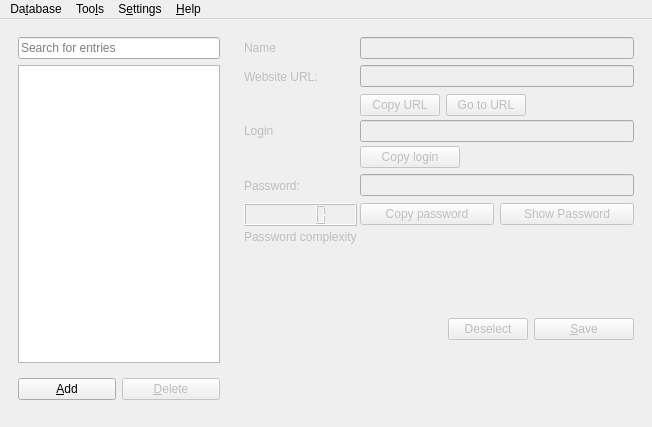
<?xml version="1.0" encoding="UTF-8"?>
<ui version="4.0">
 <class>MainWindow</class>
 <widget class="QMainWindow" name="MainWindow">
  <property name="geometry">
   <rect>
    <x>0</x>
    <y>0</y>
    <width>652</width>
    <height>427</height>
   </rect>
  </property>
  <property name="windowTitle">
   <string>PassKeeper</string>
  </property>
  <widget class="QWidget" name="centralwidget">
   <layout class="QHBoxLayout" name="horizontalLayout_4">
    <item>
     <widget class="QWidget" name="widget_4" native="true">
      <property name="maximumSize">
       <size>
        <width>220</width>
        <height>16777215</height>
       </size>
      </property>
      <layout class="QVBoxLayout" name="verticalLayout">
       <item>
        <widget class="QLineEdit" name="searchEdit">
         <property name="whatsThis">
          <string/>
         </property>
         <property name="inputMask">
          <string notr="true"/>
         </property>
         <property name="maxLength">
          <number>100</number>
         </property>
         <property name="placeholderText">
          <string>Search for entries</string>
         </property>
        </widget>
       </item>
       <item>
        <widget class="QListView" name="listView">
         <property name="minimumSize">
          <size>
           <width>0</width>
           <height>0</height>
          </size>
         </property>
         <property name="maximumSize">
          <size>
           <width>16777215</width>
           <height>16777215</height>
          </size>
         </property>
         <property name="contextMenuPolicy">
          <enum>Qt::ActionsContextMenu</enum>
         </property>
         <property name="editTriggers">
          <set>QAbstractItemView::NoEditTriggers</set>
         </property>
         <property name="selectionMode">
          <enum>QAbstractItemView::SingleSelection</enum>
         </property>
         <property name="selectionBehavior">
          <enum>QAbstractItemView::SelectItems</enum>
         </property>
         <property name="selectionRectVisible">
          <bool>false</bool>
         </property>
        </widget>
       </item>
       <item>
        <widget class="QWidget" name="widget_3" native="true">
         <layout class="QHBoxLayout" name="horizontalLayout">
          <property name="leftMargin">
           <number>0</number>
          </property>
          <property name="topMargin">
           <number>9</number>
          </property>
          <property name="rightMargin">
           <number>0</number>
          </property>
          <property name="bottomMargin">
           <number>9</number>
          </property>
          <item>
           <widget class="QPushButton" name="addButton">
            <property name="toolTip">
             <string>Add new entry</string>
            </property>
            <property name="text">
             <string>&amp;Add</string>
            </property>
           </widget>
          </item>
          <item>
           <widget class="QPushButton" name="deleteButton">
            <property name="enabled">
             <bool>false</bool>
            </property>
            <property name="toolTip">
             <string>Delete selected entry</string>
            </property>
            <property name="text">
             <string>&amp;Delete</string>
            </property>
           </widget>
          </item>
         </layout>
        </widget>
       </item>
      </layout>
     </widget>
    </item>
    <item>
     <widget class="QWidget" name="itemWidget" native="true">
      <property name="enabled">
       <bool>false</bool>
      </property>
      <layout class="QVBoxLayout" name="verticalLayout_2">
       <item>
        <layout class="QGridLayout" name="gridLayout" columnstretch="0,0">
         <property name="sizeConstraint">
          <enum>QLayout::SetDefaultConstraint</enum>
         </property>
         <property name="horizontalSpacing">
          <number>3</number>
         </property>
         <property name="verticalSpacing">
          <number>4</number>
         </property>
         <item row="6" column="0">
          <widget class="QLCDNumber" name="PassDiff"/>
         </item>
         <item row="1" column="1">
          <widget class="QLineEdit" name="urlEdit">
           <property name="maxLength">
            <number>100</number>
           </property>
          </widget>
         </item>
         <item row="5" column="0">
          <widget class="QLabel" name="label_4">
           <property name="sizePolicy">
            <sizepolicy hsizetype="Fixed" vsizetype="Preferred">
             <horstretch>0</horstretch>
             <verstretch>0</verstretch>
            </sizepolicy>
           </property>
           <property name="minimumSize">
            <size>
             <width>108</width>
             <height>27</height>
            </size>
           </property>
           <property name="text">
            <string>Password:</string>
           </property>
           <property name="buddy">
            <cstring>passwordEdit</cstring>
           </property>
          </widget>
         </item>
         <item row="1" column="0">
          <widget class="QLabel" name="label_2">
           <property name="sizePolicy">
            <sizepolicy hsizetype="Fixed" vsizetype="Preferred">
             <horstretch>0</horstretch>
             <verstretch>0</verstretch>
            </sizepolicy>
           </property>
           <property name="minimumSize">
            <size>
             <width>108</width>
             <height>27</height>
            </size>
           </property>
           <property name="text">
            <string>Website URL:</string>
           </property>
           <property name="buddy">
            <cstring>urlEdit</cstring>
           </property>
          </widget>
         </item>
         <item row="5" column="1">
          <widget class="QLineEdit" name="passwordEdit">
           <property name="maxLength">
            <number>50</number>
           </property>
           <property name="echoMode">
            <enum>QLineEdit::Password</enum>
           </property>
          </widget>
         </item>
         <item row="3" column="1">
          <widget class="QLineEdit" name="loginEdit">
           <property name="maxLength">
            <number>50</number>
           </property>
          </widget>
         </item>
         <item row="4" column="1">
          <layout class="QHBoxLayout" name="horizontalLayout_5">
           <item>
            <widget class="QPushButton" name="copyLoginButton">
             <property name="minimumSize">
              <size>
               <width>100</width>
               <height>0</height>
              </size>
             </property>
             <property name="toolTip">
              <string>Copy user name to clipboard</string>
             </property>
             <property name="text">
              <string>Copy login</string>
             </property>
            </widget>
           </item>
           <item>
            <spacer name="horizontalSpacer_3">
             <property name="orientation">
              <enum>Qt::Horizontal</enum>
             </property>
             <property name="sizeHint" stdset="0">
              <size>
               <width>40</width>
               <height>20</height>
              </size>
             </property>
            </spacer>
           </item>
          </layout>
         </item>
         <item row="6" column="1">
          <layout class="QHBoxLayout" name="horizontalLayout_6">
           <property name="spacing">
            <number>6</number>
           </property>
           <item>
            <widget class="QPushButton" name="copyPasswordButton">
             <property name="minimumSize">
              <size>
               <width>127</width>
               <height>0</height>
              </size>
             </property>
             <property name="toolTip">
              <string>Copy password to clipboard</string>
             </property>
             <property name="text">
              <string>Copy password</string>
             </property>
            </widget>
           </item>
           <item>
            <widget class="QPushButton" name="showPasswordButton">
             <property name="minimumSize">
              <size>
               <width>126</width>
               <height>0</height>
              </size>
             </property>
             <property name="text">
              <string>Show Password</string>
             </property>
             <property name="checkable">
              <bool>true</bool>
             </property>
             <property name="checked">
              <bool>false</bool>
             </property>
            </widget>
           </item>
          </layout>
         </item>
         <item row="0" column="1">
          <widget class="QLineEdit" name="nameEdit"/>
         </item>
         <item row="3" column="0">
          <widget class="QLabel" name="label_3">
           <property name="text">
            <string>Login</string>
           </property>
          </widget>
         </item>
         <item row="0" column="0">
          <widget class="QLabel" name="label">
           <property name="text">
            <string>Name</string>
           </property>
          </widget>
         </item>
         <item row="2" column="1">
          <layout class="QHBoxLayout" name="horizontalLayout_2">
           <property name="spacing">
            <number>6</number>
           </property>
           <item>
            <widget class="QPushButton" name="copyURLButton">
             <property name="toolTip">
              <string>Copy URL to clipboard</string>
             </property>
             <property name="text">
              <string>Copy URL</string>
             </property>
            </widget>
           </item>
           <item>
            <widget class="QPushButton" name="goToURLButton">
             <property name="toolTip">
              <string>Open URL in default browser</string>
             </property>
             <property name="text">
              <string>Go to URL</string>
             </property>
            </widget>
           </item>
           <item>
            <spacer name="horizontalSpacer_2">
             <property name="orientation">
              <enum>Qt::Horizontal</enum>
             </property>
             <property name="sizeHint" stdset="0">
              <size>
               <width>40</width>
               <height>20</height>
              </size>
             </property>
            </spacer>
           </item>
          </layout>
         </item>
         <item row="7" column="0">
          <widget class="QLabel" name="label_5">
           <property name="text">
            <string>Password complexity</string>
           </property>
          </widget>
         </item>
        </layout>
       </item>
       <item>
        <widget class="QWidget" name="widget_5" native="true">
         <layout class="QHBoxLayout" name="horizontalLayout_3">
          <property name="rightMargin">
           <number>0</number>
          </property>
          <item>
           <spacer name="horizontalSpacer">
            <property name="orientation">
             <enum>Qt::Horizontal</enum>
            </property>
            <property name="sizeHint" stdset="0">
             <size>
              <width>40</width>
              <height>20</height>
             </size>
            </property>
           </spacer>
          </item>
          <item>
           <widget class="QPushButton" name="deselectButton">
            <property name="text">
             <string>Deselect</string>
            </property>
           </widget>
          </item>
          <item>
           <widget class="QPushButton" name="saveButton">
            <property name="enabled">
             <bool>false</bool>
            </property>
            <property name="minimumSize">
             <size>
              <width>100</width>
              <height>0</height>
             </size>
            </property>
            <property name="toolTip">
             <string>Save current entry</string>
            </property>
            <property name="text">
             <string>&amp;Save</string>
            </property>
           </widget>
          </item>
         </layout>
        </widget>
       </item>
      </layout>
     </widget>
    </item>
   </layout>
  </widget>
  <widget class="QMenuBar" name="menubar">
   <property name="geometry">
    <rect>
     <x>0</x>
     <y>0</y>
     <width>652</width>
     <height>25</height>
    </rect>
   </property>
   <widget class="QMenu" name="menuHelp">
    <property name="title">
     <string>&amp;Help</string>
    </property>
    <addaction name="separator"/>
    <addaction name="separator"/>
    <addaction name="actionAbout"/>
   </widget>
   <widget class="QMenu" name="menuFile">
    <property name="title">
     <string>Da&amp;tabase</string>
    </property>
    <addaction name="actionChangePassword"/>
    <addaction name="actionExportDatabase"/>
    <addaction name="actionImportDatabase"/>
    <addaction name="separator"/>
    <addaction name="actionQuit"/>
   </widget>
   <widget class="QMenu" name="menuSettings">
    <property name="title">
     <string>S&amp;ettings</string>
    </property>
    <addaction name="actionPreferences"/>
   </widget>
   <widget class="QMenu" name="menuTools">
    <property name="title">
     <string>Too&amp;ls</string>
    </property>
    <widget class="QMenu" name="menuSort_Entries">
     <property name="title">
      <string>S&amp;ort entries</string>
     </property>
     <addaction name="actionSortAscending"/>
     <addaction name="actionSortDescending"/>
    </widget>
    <addaction name="actionGeneratePassword"/>
    <addaction name="actionShowNumberedCharacters"/>
    <addaction name="menuSort_Entries"/>
   </widget>
   <addaction name="menuFile"/>
   <addaction name="menuTools"/>
   <addaction name="menuSettings"/>
   <addaction name="menuHelp"/>
  </widget>
  <action name="actionAbout">
   <property name="text">
    <string>About PassKeeper</string>
   </property>
  </action>
  <action name="actionChangePassword">
   <property name="text">
    <string>&amp;Change password</string>
   </property>
  </action>
  <action name="actionExportDatabase">
   <property name="text">
    <string>&amp;Export database</string>
   </property>
  </action>
  <action name="actionImportDatabase">
   <property name="text">
    <string>&amp;Import database</string>
   </property>
  </action>
  <action name="actionQuit">
   <property name="text">
    <string>&amp;Quit</string>
   </property>
  </action>
  <action name="actionPreferences">
   <property name="text">
    <string>Preferences</string>
   </property>
  </action>
  <action name="actionGeneratePassword">
   <property name="text">
    <string>&amp;Generate password</string>
   </property>
  </action>
  <action name="actionShowNumberedCharacters">
   <property name="enabled">
    <bool>false</bool>
   </property>
   <property name="text">
    <string>&amp;Show numbered characters</string>
   </property>
   <property name="toolTip">
    <string>Show password with numbered characters</string>
   </property>
   <property name="statusTip">
    <string>Show password with numbered characters</string>
   </property>
  </action>
  <action name="actionSortAscending">
   <property name="text">
    <string>Ascending order</string>
   </property>
  </action>
  <action name="actionSortDescending">
   <property name="text">
    <string>Descending order</string>
   </property>
  </action>
 </widget>
 <tabstops>
  <tabstop>listView</tabstop>
  <tabstop>addButton</tabstop>
  <tabstop>deleteButton</tabstop>
  <tabstop>searchEdit</tabstop>
  <tabstop>saveButton</tabstop>
  <tabstop>deselectButton</tabstop>
  <tabstop>urlEdit</tabstop>
  <tabstop>loginEdit</tabstop>
  <tabstop>passwordEdit</tabstop>
  <tabstop>copyURLButton</tabstop>
  <tabstop>goToURLButton</tabstop>
  <tabstop>copyLoginButton</tabstop>
  <tabstop>copyPasswordButton</tabstop>
  <tabstop>showPasswordButton</tabstop>
 </tabstops>
 <resources/>
 <connections>
  <connection>
   <sender>copyURLButton</sender>
   <signal>clicked()</signal>
   <receiver>MainWindow</receiver>
   <slot>copyURL()</slot>
   <hints>
    <hint type="sourcelabel">
     <x>381</x>
     <y>123</y>
    </hint>
    <hint type="destinationlabel">
     <x>325</x>
     <y>213</y>
    </hint>
   </hints>
  </connection>
  <connection>
   <sender>addButton</sender>
   <signal>clicked()</signal>
   <receiver>MainWindow</receiver>
   <slot>addnew()</slot>
   <hints>
    <hint type="sourcelabel">
     <x>64</x>
     <y>383</y>
    </hint>
    <hint type="destinationlabel">
     <x>325</x>
     <y>213</y>
    </hint>
   </hints>
  </connection>
  <connection>
   <sender>nameEdit</sender>
   <signal>textEdited(QString)</signal>
   <receiver>MainWindow</receiver>
   <slot>enableSaveButton()</slot>
   <hints>
    <hint type="sourcelabel">
     <x>484</x>
     <y>59</y>
    </hint>
    <hint type="destinationlabel">
     <x>325</x>
     <y>213</y>
    </hint>
   </hints>
  </connection>
  <connection>
   <sender>urlEdit</sender>
   <signal>textEdited(QString)</signal>
   <receiver>MainWindow</receiver>
   <slot>enableSaveButton()</slot>
   <hints>
    <hint type="sourcelabel">
     <x>484</x>
     <y>88</y>
    </hint>
    <hint type="destinationlabel">
     <x>325</x>
     <y>213</y>
    </hint>
   </hints>
  </connection>
  <connection>
   <sender>loginEdit</sender>
   <signal>textEdited(QString)</signal>
   <receiver>MainWindow</receiver>
   <slot>enableSaveButton()</slot>
   <hints>
    <hint type="sourcelabel">
     <x>484</x>
     <y>149</y>
    </hint>
    <hint type="destinationlabel">
     <x>325</x>
     <y>213</y>
    </hint>
   </hints>
  </connection>
  <connection>
   <sender>passwordEdit</sender>
   <signal>textEdited(QString)</signal>
   <receiver>MainWindow</receiver>
   <slot>enableSaveButton()</slot>
   <hints>
    <hint type="sourcelabel">
     <x>484</x>
     <y>209</y>
    </hint>
    <hint type="destinationlabel">
     <x>325</x>
     <y>213</y>
    </hint>
   </hints>
  </connection>
  <connection>
   <sender>saveButton</sender>
   <signal>clicked()</signal>
   <receiver>MainWindow</receiver>
   <slot>saveItem()</slot>
   <hints>
    <hint type="sourcelabel">
     <x>579</x>
     <y>333</y>
    </hint>
    <hint type="destinationlabel">
     <x>325</x>
     <y>213</y>
    </hint>
   </hints>
  </connection>
  <connection>
   <sender>actionQuit</sender>
   <signal>triggered()</signal>
   <receiver>MainWindow</receiver>
   <slot>quit()</slot>
   <hints>
    <hint type="sourcelabel">
     <x>-1</x>
     <y>-1</y>
    </hint>
    <hint type="destinationlabel">
     <x>325</x>
     <y>213</y>
    </hint>
   </hints>
  </connection>
  <connection>
   <sender>actionGeneratePassword</sender>
   <signal>triggered()</signal>
   <receiver>MainWindow</receiver>
   <slot>generatePassword()</slot>
   <hints>
    <hint type="sourcelabel">
     <x>-1</x>
     <y>-1</y>
    </hint>
    <hint type="destinationlabel">
     <x>325</x>
     <y>213</y>
    </hint>
   </hints>
  </connection>
  <connection>
   <sender>actionAbout</sender>
   <signal>triggered()</signal>
   <receiver>MainWindow</receiver>
   <slot>about()</slot>
   <hints>
    <hint type="sourcelabel">
     <x>-1</x>
     <y>-1</y>
    </hint>
    <hint type="destinationlabel">
     <x>325</x>
     <y>213</y>
    </hint>
   </hints>
  </connection>
  <connection>
   <sender>actionPreferences</sender>
   <signal>triggered()</signal>
   <receiver>MainWindow</receiver>
   <slot>showPreferencesDialog()</slot>
   <hints>
    <hint type="sourcelabel">
     <x>-1</x>
     <y>-1</y>
    </hint>
    <hint type="destinationlabel">
     <x>325</x>
     <y>213</y>
    </hint>
   </hints>
  </connection>
  <connection>
   <sender>actionSortAscending</sender>
   <signal>triggered()</signal>
   <receiver>MainWindow</receiver>
   <slot>sortAscending()</slot>
   <hints>
    <hint type="sourcelabel">
     <x>-1</x>
     <y>-1</y>
    </hint>
    <hint type="destinationlabel">
     <x>325</x>
     <y>213</y>
    </hint>
   </hints>
  </connection>
  <connection>
   <sender>actionSortDescending</sender>
   <signal>triggered()</signal>
   <receiver>MainWindow</receiver>
   <slot>sortDescending()</slot>
   <hints>
    <hint type="sourcelabel">
     <x>-1</x>
     <y>-1</y>
    </hint>
    <hint type="destinationlabel">
     <x>325</x>
     <y>213</y>
    </hint>
   </hints>
  </connection>
  <connection>
   <sender>showPasswordButton</sender>
   <signal>clicked()</signal>
   <receiver>MainWindow</receiver>
   <slot>switchEchoMode()</slot>
   <hints>
    <hint type="sourcelabel">
     <x>537</x>
     <y>241</y>
    </hint>
    <hint type="destinationlabel">
     <x>325</x>
     <y>213</y>
    </hint>
   </hints>
  </connection>
  <connection>
   <sender>actionImportDatabase</sender>
   <signal>triggered()</signal>
   <receiver>MainWindow</receiver>
   <slot>importDatabase()</slot>
   <hints>
    <hint type="sourcelabel">
     <x>-1</x>
     <y>-1</y>
    </hint>
    <hint type="destinationlabel">
     <x>325</x>
     <y>213</y>
    </hint>
   </hints>
  </connection>
  <connection>
   <sender>actionExportDatabase</sender>
   <signal>triggered()</signal>
   <receiver>MainWindow</receiver>
   <slot>exportDatabase()</slot>
   <hints>
    <hint type="sourcelabel">
     <x>-1</x>
     <y>-1</y>
    </hint>
    <hint type="destinationlabel">
     <x>325</x>
     <y>213</y>
    </hint>
   </hints>
  </connection>
  <connection>
   <sender>deleteButton</sender>
   <signal>clicked()</signal>
   <receiver>MainWindow</receiver>
   <slot>removeSelectedItem()</slot>
   <hints>
    <hint type="sourcelabel">
     <x>157</x>
     <y>383</y>
    </hint>
    <hint type="destinationlabel">
     <x>325</x>
     <y>213</y>
    </hint>
   </hints>
  </connection>
  <connection>
   <sender>goToURLButton</sender>
   <signal>clicked()</signal>
   <receiver>MainWindow</receiver>
   <slot>goToURL()</slot>
   <hints>
    <hint type="sourcelabel">
     <x>467</x>
     <y>120</y>
    </hint>
    <hint type="destinationlabel">
     <x>325</x>
     <y>213</y>
    </hint>
   </hints>
  </connection>
  <connection>
   <sender>actionShowNumberedCharacters</sender>
   <signal>triggered()</signal>
   <receiver>MainWindow</receiver>
   <slot>showPasswordViewer()</slot>
   <hints>
    <hint type="sourcelabel">
     <x>-1</x>
     <y>-1</y>
    </hint>
    <hint type="destinationlabel">
     <x>325</x>
     <y>213</y>
    </hint>
   </hints>
  </connection>
  <connection>
   <sender>passwordEdit</sender>
   <signal>textChanged(QString)</signal>
   <receiver>MainWindow</receiver>
   <slot>checkPassDiff()</slot>
   <hints>
    <hint type="sourcelabel">
     <x>498</x>
     <y>209</y>
    </hint>
    <hint type="destinationlabel">
     <x>325</x>
     <y>213</y>
    </hint>
   </hints>
  </connection>
  <connection>
   <sender>actionChangePassword</sender>
   <signal>triggered()</signal>
   <receiver>MainWindow</receiver>
   <slot>changePassword()</slot>
   <hints>
    <hint type="sourcelabel">
     <x>-1</x>
     <y>-1</y>
    </hint>
    <hint type="destinationlabel">
     <x>325</x>
     <y>213</y>
    </hint>
   </hints>
  </connection>
  <connection>
   <sender>copyLoginButton</sender>
   <signal>clicked()</signal>
   <receiver>MainWindow</receiver>
   <slot>copyLogin()</slot>
   <hints>
    <hint type="sourcelabel">
     <x>418</x>
     <y>179</y>
    </hint>
    <hint type="destinationlabel">
     <x>325</x>
     <y>213</y>
    </hint>
   </hints>
  </connection>
  <connection>
   <sender>copyPasswordButton</sender>
   <signal>clicked()</signal>
   <receiver>MainWindow</receiver>
   <slot>copyPassword()</slot>
   <hints>
    <hint type="sourcelabel">
     <x>432</x>
     <y>241</y>
    </hint>
    <hint type="destinationlabel">
     <x>325</x>
     <y>213</y>
    </hint>
   </hints>
  </connection>
  <connection>
   <sender>addButton</sender>
   <signal>clicked()</signal>
   <receiver>searchEdit</receiver>
   <slot>clear()</slot>
   <hints>
    <hint type="sourcelabel">
     <x>68</x>
     <y>383</y>
    </hint>
    <hint type="destinationlabel">
     <x>118</x>
     <y>58</y>
    </hint>
   </hints>
  </connection>
  <connection>
   <sender>addButton</sender>
   <signal>clicked()</signal>
   <receiver>nameEdit</receiver>
   <slot>setFocus()</slot>
   <hints>
    <hint type="sourcelabel">
     <x>68</x>
     <y>383</y>
    </hint>
    <hint type="destinationlabel">
     <x>498</x>
     <y>59</y>
    </hint>
   </hints>
  </connection>
 </connections>
 <slots>
  <slot>addnew()</slot>
  <slot>copyURLButton()</slot>
  <slot>copyLoginButton()</slot>
  <slot>showSelectedItem()</slot>
  <slot>enableSaveButton()</slot>
  <slot>saveItem()</slot>
  <slot>quit()</slot>
  <slot>generatePassword()</slot>
  <slot>about()</slot>
  <slot>showPreferencesDialog()</slot>
  <slot>sortAscending()</slot>
  <slot>sortDescending()</slot>
  <slot>switchEchoMode()</slot>
  <slot>importDatabase()</slot>
  <slot>exportDatabase()</slot>
  <slot>removeSelectedItem()</slot>
  <slot>goToURL()</slot>
  <slot>showPasswordViewer()</slot>
  <slot>checkPassDiff()</slot>
  <slot>changePassword()</slot>
  <slot>copyLogin()</slot>
  <slot>copyPassword()</slot>
  <slot>copyURL()</slot>
 </slots>
</ui>
